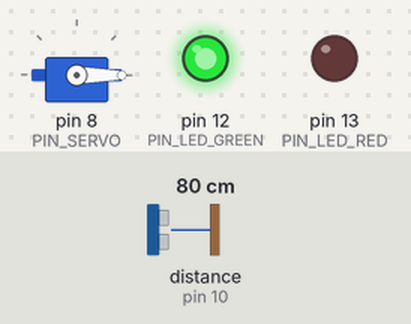
Simulated run of this sketch. Board: Arduino Uno, built with avr-gcc and run on an emulated ATmega328P. On the bench: servo, output pins drawn as LEDs (lit = HIGH). Wiring (inferred from the names in the program): ultrasonic range finder: trigger pin 10; echo pin 10. The inputs (shaded band) are chosen by the test bench; at power-on: distance to the obstacle (sensor on pin 10) 80 cm. The echo pulse lasts 58.3 µs per cm.

Above: at 0.1 s.
Timing chart, 0 to 1.6 s (numbered marks = the images above):
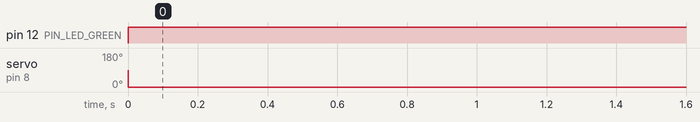

Measured:
- by itself, pin 12 (PIN_LED_GREEN): LOW → HIGH at 0.00 s
- by itself, servo on pin 8 (PIN_SERVO): 90° → 0° at 0.00 s

The sketch:

main.ino
```cpp
#include <Servo.h>

#define PIN_LED_RED 13
#define PIN_LED_GREEN 12
#define PIN_SERVO 8
#define PIN_ULTRASOUND_SENSOR 10
#define SENSOR_TIMEOUT 500

Servo servo;

long readUltrasonicDistance(int pin)
{
  pinMode(pin, OUTPUT);

  digitalWrite(pin, LOW);
  delayMicroseconds(2);

  digitalWrite(pin, HIGH);
  delayMicroseconds(PIN_ULTRASOUND_SENSOR);

  digitalWrite(pin, LOW);

  pinMode(pin, INPUT);

  return pulseIn(pin, HIGH, SENSOR_TIMEOUT);
}

void setup()
{
  servo.attach(PIN_SERVO);

  pinMode(PIN_LED_RED, OUTPUT);
  pinMode(PIN_LED_GREEN, OUTPUT);
}

void loop()
{
  if (readUltrasonicDistance(PIN_ULTRASOUND_SENSOR) > SENSOR_TIMEOUT * 0.9) {
    digitalWrite(PIN_LED_RED, HIGH);
    servo.write(90);
    digitalWrite(PIN_LED_GREEN, LOW);
  } else {
    digitalWrite(PIN_LED_RED, LOW);
    servo.write(0);
    digitalWrite(PIN_LED_GREEN, HIGH);
  }
  delay(10);
}
```
